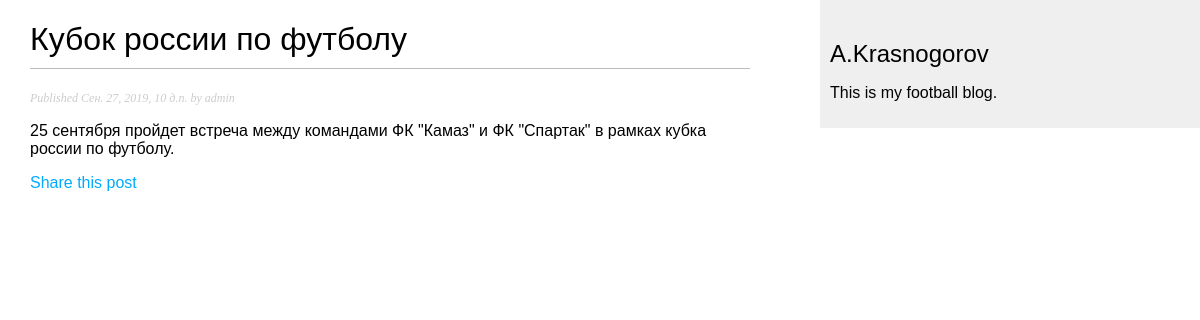
Screenshot of /blog/2019/9/27/kubok-rossii-po-futbolu/ with the database file from the repository.
### blog/models.py (models this page shows, shortened)
class Post(models.Model):
    STATUS_CHOICES = (
        ('draft', 'Draft'),
        ('published', 'Published'),
    )
    title = models.CharField(max_length=250)
    slug = models.SlugField(max_length=250,
                            unique_for_date='publish')
    author = models.ForeignKey(User,
                               on_delete=models.CASCADE,
                               related_name='blog_posts')
    body = models.TextField()
    publish = models.DateTimeField(default=timezone.now)
    create = models.DateTimeField(auto_now_add=True)
    update = models.DateTimeField(auto_now=True)
    status = models.CharField(max_length=10,
                              choices=STATUS_CHOICES,
                              default='draft')
    objects = models.Manager() # The default manager.
    published = PublishedManager() # Our custom manager.
    class Meta:
        ordering = ('-publish',)

### blog/views.py (the view)
def post_detail(request, year, month, day, post):
    post = get_object_or_404(Post, slug=post, status='published', publish__year=year,
                             publish__month=month, publish__day=day)
    return render(request, 'blog/post/detail.html', {'post': post})

### blog/templates/blog/post/detail.html (shortened to what this page needs)
{% extends "blog/base.html" %}
{% block content %}
<h1>{{ post.title }}</h1>
<p class="date">
    Published {{ post.publish }} by {{ post.author }}
</p>
{{ post.body|linebreaks }}
<p>
    <a href="{% url "blog:post_share" post.id %}">Share this post</a>
</p>
{% endblock %}

### blog/static/css/blog.css (style rules this page uses)
body { margin:0; padding:0; font-family:helvetica, sans-serif; }
a { color:#00abff; text-decoration:none; }
h1 { font-weight:normal; border-bottom:1px solid #bbb; padding:0 0 10px 0; }
p.date { color:#ccc; font-family: georgia, serif; font-size: 12px; font-style: italic; }

### rows the page displays
Post: title "Кубок россии по футболу", publish "Сен. 27, 2019, 10 д.п.", author "admin", body "25 сентября пройдет встреча между командами ФК \"Камаз\" и ФК \"Спартак\" в рамках кубка россии по футболу."
